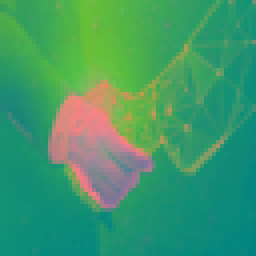
%> input picture SR-2024S-main/SR-2024S-main/lab07/mass_centroid/hand64_YCC.ppm, 64 x 64 px (shown 4 times larger); the run also reads 1 picture not shown here
$ octave read_ppm.m   (GNU Octave 9; MATLAB toolbox functions it lacks are replaced by stand-ins)
%> lines starting %> are read from the running program, lines starting %| are printed output that depends on the picture
clear all;
close all;

zdj = imread("mass_centroid.sim/sim_1/behav/xsim/zdj/out_05.ppm");
figure
subplot(3, 2, 1);
imshow( zdj(:, :, 1), 'InitialMagnification', 600);
title("zdj fpga")
subplot(3, 2, 3);
imshow( zdj(:, :, 2), 'InitialMagnification', 600);
title("zdj fpga")
subplot(3, 2, 5);
imshow( zdj(:, :, 3), 'InitialMagnification', 600);
title("zdj fpga")

zdj_progr = imread("hand64_YCC.ppm");
%> zdj_progr is the input picture: size 64x64x3 uint8; mean R, G, B 63.6, 152.5, 106
subplot(3, 2, 2);
imshow( zdj_progr(:, :, 1), 'InitialMagnification', 600);
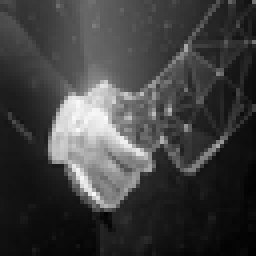
%> displayed picture: size 64x64, on the screen's scale of 0 to 255 (shown 4 times larger); min 1, max 250, mean 63.6
title("zdj progr R")
subplot(3, 2, 4);
imshow( zdj_progr(:, :, 2), 'InitialMagnification', 600);
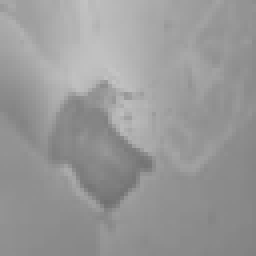
%> displayed picture: size 64x64, on the screen's scale of 0 to 255 (shown 4 times larger); min 112, max 195, mean 152.5
title("zdj progr G")
subplot(3, 2, 6);
imshow( zdj_progr(:, :, 3), 'InitialMagnification', 600);
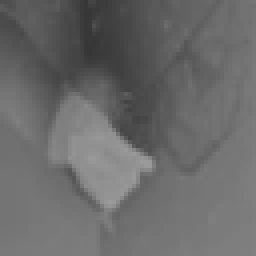
%> displayed picture: size 64x64, on the screen's scale of 0 to 255 (shown 4 times larger); min 54, max 155, mean 106
title("zdj progr B")

%figure
%imshow( abs(double(zdj_progr) - double(zdj)), 'InitialMagnification', 600);
%title("zdj progr")
